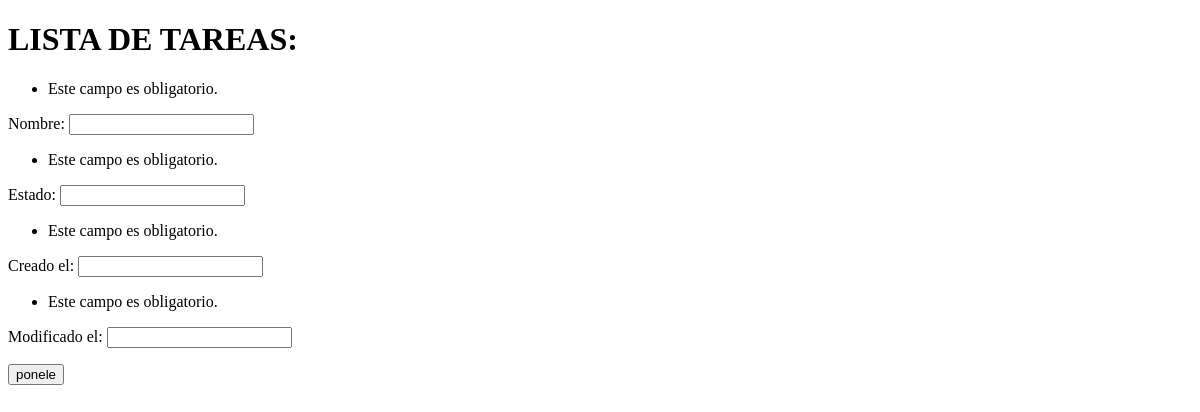
The page /tareas/crear on the database as committed earlier.
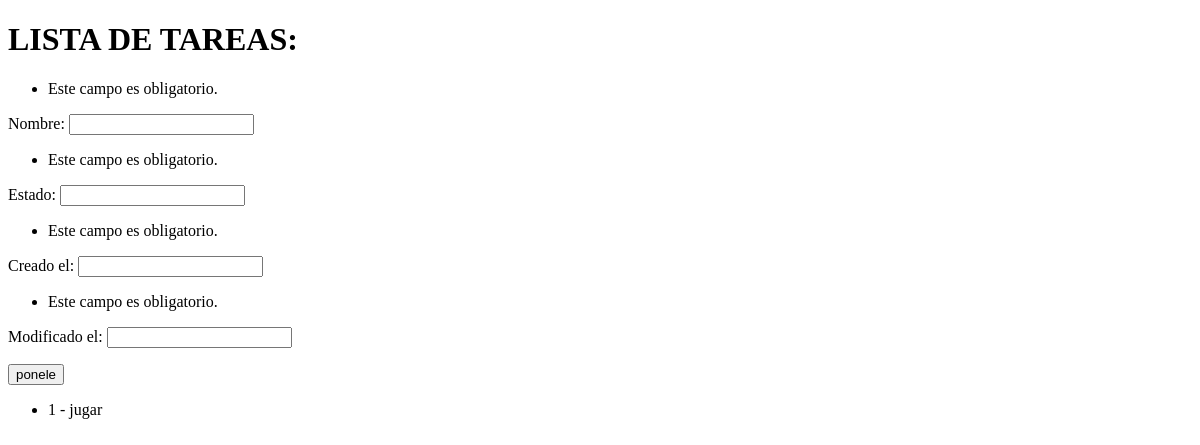
The same page on the database as committed later.
### AppCoder/models.py (models this page shows, shortened)
class Tarea(models.Model):
    nombre = models.CharField(max_length=100)
    estado = models.CharField(max_length=100,default="por_hacer")
    creado_el = models.DateTimeField(auto_now_add=True)
    modificado_el = models.DateTimeField(auto_now=True)
    def __str__(self):
        return f"{self.id} - {self.nombre}"

### AppCoder/views.py (the view)
# urls.py: path('tareas/crear', crear_tarea, name="tareas-crear"),
def crear_tarea(request):
     form=TareaForm(request.POST)
     context = {
        "form":form
        }
     if form.is_valid():
          nueva_tarea=form.save()
          form=TareaForm()
     context["tareas"] = Tarea.objects.all()
     context["total_tareas"] = len(Tarea.objects.all())
     return render(request, "AppCoder/tareas.html",context)

### AppCoder/forms.py
class TareaForm(forms.Form):
    nombre = forms.CharField(max_length=100)
    estado = forms.CharField(max_length=100)
    creado_el = forms.DateTimeField()
    modificado_el = forms.DateTimeField()

### AppCoder/templates/AppCoder/tareas.html (shortened to what this page needs)
{% extends 'AppCoder/base.html' %}
{% block titulo %} LISTA DE TAREAS: {% endblock %}
{% block listado %}
<form action= "{% url 'tareas-crear' %}" method="POST">
    {{form.as_p}}
    <input type="submit" value="ponele">
</form>
<ul>
    {%  for tarea in tareas %}
        <li> {{ tarea }} </li>
    {% endfor %}
</ul>
{% endblock %}

### AppCoder/templates/AppCoder/base.html (shortened to what this page needs)
<!DOCTYPE html>
<html lang="en">
<head>
</head>
<body>
<h1>{% block titulo %}  {% endblock %}</h1>
{% block listado %} {% endblock %}
</body>
</html>

Rows that differ between the two databases and show on the page:
added Tarea: id+nombre "1 - jugar"
